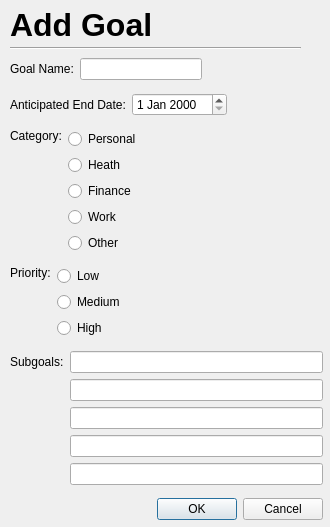
<?xml version="1.0" encoding="UTF-8"?>
<ui version="4.0">
 <class>Dialog</class>
 <widget class="QDialog" name="Dialog">
  <property name="geometry">
   <rect>
    <x>0</x>
    <y>0</y>
    <width>330</width>
    <height>527</height>
   </rect>
  </property>
  <property name="windowTitle">
   <string>Dialog</string>
  </property>
  <widget class="QWidget" name="verticalLayoutWidget">
   <property name="geometry">
    <rect>
     <x>10</x>
     <y>51</y>
     <width>313</width>
     <height>481</height>
    </rect>
   </property>
   <layout class="QVBoxLayout" name="verticalLayout">
    <item>
     <layout class="QHBoxLayout" name="horizontalLayout">
      <item>
       <widget class="QLabel" name="goalNameLabel">
        <property name="text">
         <string>Goal Name:</string>
        </property>
       </widget>
      </item>
      <item>
       <widget class="QLineEdit" name="goalName"/>
      </item>
      <item>
       <spacer name="horizontalSpacer">
        <property name="orientation">
         <enum>Qt::Horizontal</enum>
        </property>
        <property name="sizeHint" stdset="0">
         <size>
          <width>40</width>
          <height>20</height>
         </size>
        </property>
       </spacer>
      </item>
     </layout>
    </item>
    <item>
     <layout class="QHBoxLayout" name="horizontalLayout_2">
      <item>
       <widget class="QLabel" name="endDateLabel">
        <property name="text">
         <string>Anticipated End Date:</string>
        </property>
       </widget>
      </item>
      <item>
       <widget class="QDateEdit" name="endDate"/>
      </item>
      <item>
       <spacer name="horizontalSpacer_3">
        <property name="orientation">
         <enum>Qt::Horizontal</enum>
        </property>
        <property name="sizeHint" stdset="0">
         <size>
          <width>40</width>
          <height>20</height>
         </size>
        </property>
       </spacer>
      </item>
     </layout>
    </item>
    <item>
     <layout class="QHBoxLayout" name="horizontalLayout_3">
      <item alignment="Qt::AlignLeft|Qt::AlignTop">
       <widget class="QLabel" name="categoryLabel">
        <property name="text">
         <string>Category:</string>
        </property>
       </widget>
      </item>
      <item>
       <layout class="QVBoxLayout" name="verticalLayout_2">
        <item>
         <widget class="QRadioButton" name="personalRadioButton">
          <property name="text">
           <string>Personal</string>
          </property>
          <attribute name="buttonGroup">
           <string notr="true">categoryButtonGroup</string>
          </attribute>
         </widget>
        </item>
        <item>
         <widget class="QRadioButton" name="healthRadioButton">
          <property name="text">
           <string>Heath</string>
          </property>
          <attribute name="buttonGroup">
           <string notr="true">categoryButtonGroup</string>
          </attribute>
         </widget>
        </item>
        <item>
         <widget class="QRadioButton" name="financeRadioButton">
          <property name="text">
           <string>Finance</string>
          </property>
          <attribute name="buttonGroup">
           <string notr="true">categoryButtonGroup</string>
          </attribute>
         </widget>
        </item>
        <item>
         <widget class="QRadioButton" name="workRadioButton">
          <property name="text">
           <string>Work</string>
          </property>
          <attribute name="buttonGroup">
           <string notr="true">categoryButtonGroup</string>
          </attribute>
         </widget>
        </item>
        <item>
         <widget class="QRadioButton" name="otherRadioButton">
          <property name="text">
           <string>Other</string>
          </property>
          <attribute name="buttonGroup">
           <string notr="true">categoryButtonGroup</string>
          </attribute>
         </widget>
        </item>
       </layout>
      </item>
      <item>
       <spacer name="horizontalSpacer_5">
        <property name="orientation">
         <enum>Qt::Horizontal</enum>
        </property>
        <property name="sizeHint" stdset="0">
         <size>
          <width>40</width>
          <height>20</height>
         </size>
        </property>
       </spacer>
      </item>
     </layout>
    </item>
    <item>
     <layout class="QHBoxLayout" name="horizontalLayout_4">
      <item alignment="Qt::AlignTop">
       <widget class="QLabel" name="priorityLabel">
        <property name="text">
         <string>Priority:</string>
        </property>
       </widget>
      </item>
      <item>
       <layout class="QVBoxLayout" name="verticalLayout_4">
        <item>
         <widget class="QRadioButton" name="lowRadioButton">
          <property name="text">
           <string>Low</string>
          </property>
          <attribute name="buttonGroup">
           <string notr="true">priorityButtonGroup</string>
          </attribute>
         </widget>
        </item>
        <item>
         <widget class="QRadioButton" name="mediumRadioButton">
          <property name="text">
           <string>Medium</string>
          </property>
          <attribute name="buttonGroup">
           <string notr="true">priorityButtonGroup</string>
          </attribute>
         </widget>
        </item>
        <item>
         <widget class="QRadioButton" name="highRadioButton">
          <property name="text">
           <string>High</string>
          </property>
          <attribute name="buttonGroup">
           <string notr="true">priorityButtonGroup</string>
          </attribute>
         </widget>
        </item>
       </layout>
      </item>
      <item>
       <spacer name="horizontalSpacer_2">
        <property name="orientation">
         <enum>Qt::Horizontal</enum>
        </property>
        <property name="sizeHint" stdset="0">
         <size>
          <width>40</width>
          <height>20</height>
         </size>
        </property>
       </spacer>
      </item>
     </layout>
    </item>
    <item>
     <layout class="QGridLayout" name="gridLayout">
      <item row="3" column="1">
       <widget class="QLineEdit" name="subgoal4"/>
      </item>
      <item row="1" column="1">
       <widget class="QLineEdit" name="subgoal2"/>
      </item>
      <item row="0" column="1">
       <widget class="QLineEdit" name="subgoal1"/>
      </item>
      <item row="2" column="1">
       <widget class="QLineEdit" name="subgoal3"/>
      </item>
      <item row="0" column="0">
       <widget class="QLabel" name="subgoalLabel">
        <property name="text">
         <string>Subgoals:</string>
        </property>
       </widget>
      </item>
      <item row="4" column="1">
       <widget class="QLineEdit" name="subgoal5"/>
      </item>
     </layout>
    </item>
    <item>
     <widget class="QDialogButtonBox" name="buttonBox">
      <property name="orientation">
       <enum>Qt::Horizontal</enum>
      </property>
      <property name="standardButtons">
       <set>QDialogButtonBox::Cancel|QDialogButtonBox::Ok</set>
      </property>
     </widget>
    </item>
   </layout>
  </widget>
  <widget class="QLabel" name="label_5">
   <property name="geometry">
    <rect>
     <x>10</x>
     <y>4</y>
     <width>281</width>
     <height>43</height>
    </rect>
   </property>
   <property name="text">
    <string>&lt;html&gt;&lt;head/&gt;&lt;body&gt;&lt;p&gt;&lt;span style=&quot; font-size:24pt; font-weight:600;&quot;&gt;Add Goal&lt;/span&gt;&lt;/p&gt;&lt;/body&gt;&lt;/html&gt;</string>
   </property>
  </widget>
  <widget class="Line" name="line">
   <property name="geometry">
    <rect>
     <x>10</x>
     <y>40</y>
     <width>291</width>
     <height>16</height>
    </rect>
   </property>
   <property name="orientation">
    <enum>Qt::Horizontal</enum>
   </property>
  </widget>
 </widget>
 <resources/>
 <connections>
  <connection>
   <sender>buttonBox</sender>
   <signal>accepted()</signal>
   <receiver>Dialog</receiver>
   <slot>accept()</slot>
   <hints>
    <hint type="sourcelabel">
     <x>248</x>
     <y>254</y>
    </hint>
    <hint type="destinationlabel">
     <x>157</x>
     <y>274</y>
    </hint>
   </hints>
  </connection>
  <connection>
   <sender>buttonBox</sender>
   <signal>rejected()</signal>
   <receiver>Dialog</receiver>
   <slot>reject()</slot>
   <hints>
    <hint type="sourcelabel">
     <x>316</x>
     <y>260</y>
    </hint>
    <hint type="destinationlabel">
     <x>286</x>
     <y>274</y>
    </hint>
   </hints>
  </connection>
 </connections>
 <buttongroups>
  <buttongroup name="priorityButtonGroup"/>
  <buttongroup name="categoryButtonGroup"/>
 </buttongroups>
</ui>
